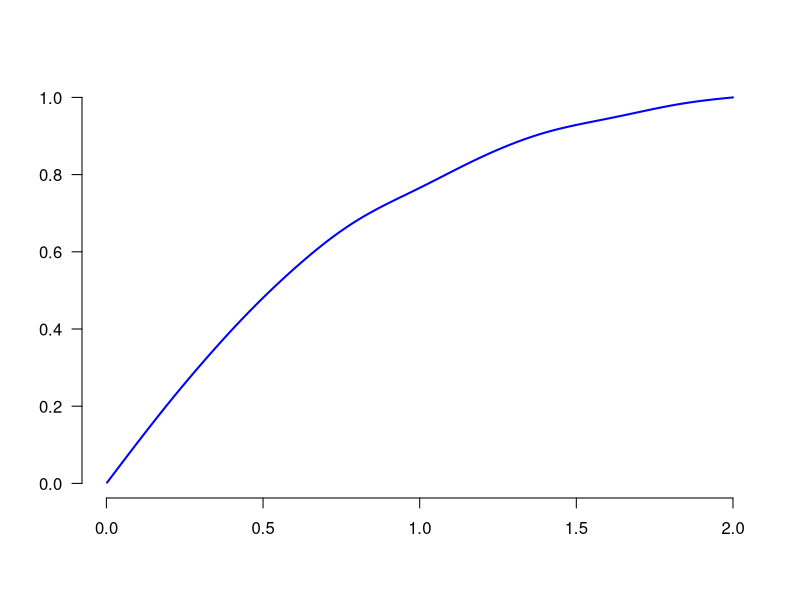

Reproduce this figure in R.
   B<-read.table("SMLE.txt")
   x<-B[,1]
   y<-B[,2]
   f <- function(x) {-(1/8)*exp(-x)/(1-exp(-2))}
   x0 <-seq(0,max(x),by=0.01)
   y0<-f(x0)
   plot(c(-1000,-1000),xlim=c(min(x),max(x)), ylim=c(min(y),max(y)), main= "",ylab="",xlab="",bty="n",las=1)
   lines(x,y,lwd=2,col="blue")
   #lines(x0,y0,lwd=2,lty=2,col="red")  
	
	
	
	

    